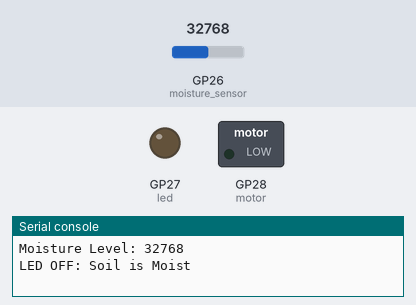
Recording of a program running on a simulated Raspberry Pi Pico running MicroPython. On the bench: switched loads named in the program (green lamp = pin HIGH), output pins drawn as LEDs (lit = HIGH), the last lines printed to the serial console. Inputs (shaded band) come from the test bench; at power-on: GP26 (moisture_sensor) = 32768 (analog values on the 0–65535 scale).

Above: at 1.2 s.
1.3 s: GP26 (moisture_sensor) set to 34176
4.0 s: GP26 (moisture_sensor) set to 35440
At 4.3 s:
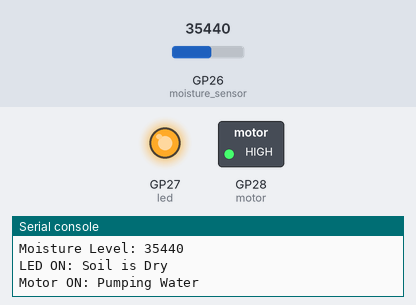
6.7 s: GP26 (moisture_sensor) set to 34345
At 12.1 s:
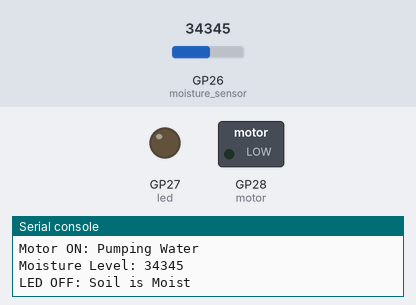
12.5 s: GP26 (moisture_sensor) set to 35655
At 13.6 s:
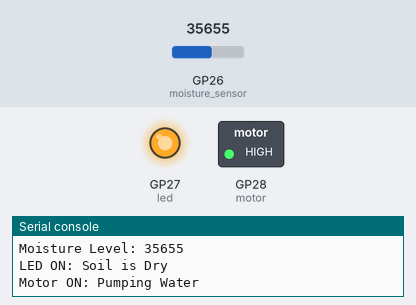
Timing chart, 0 to 15.5 s (numbered marks = the images above; inputs shaded):
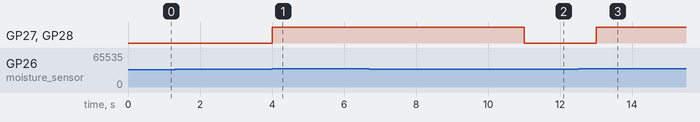

Measured:
- the behaviour switches between 34992 and 35008 on GP26 (moisture_sensor) (found by bisection; images 0 and 1)
- after the input at 4.0 s, GP27 (led), GP28 (motor): LOW → HIGH at once
- after the input at 6.7 s, GP27 (led), GP28 (motor): HIGH → LOW after 4.3 s
- after the input at 12.5 s, GP27 (led), GP28 (motor): LOW → HIGH after 0.50 s

The program:

moisture-sensor.py
```python
import machine
import time

moisture_sensor = machine.ADC(26)  # Moisture sensor connected to ADC pin 26
led = machine.Pin(27, machine.Pin.OUT)  # LED connected to GPIO pin 27
motor = machine.Pin(28, machine.Pin.OUT)  # Motor connected to GPIO pin 28

while True:
    # Read moisture level
    moisture_level = moisture_sensor.read_u16()
    print("Moisture Level:", moisture_level)

    # Check moisture level and control LED
    if moisture_level < 35000:
        led.off()
        print("LED OFF: Soil is Moist")
        motor.off()  # Ensure motor is off when soil is moist
    else:
        led.on()
        print("LED ON: Soil is Dry")

        # Activate motor to pump water
        print("Motor ON: Pumping Water")
        motor.on()
        time.sleep(5)  # Run motor for 5 seconds
    time.sleep(2)
```
